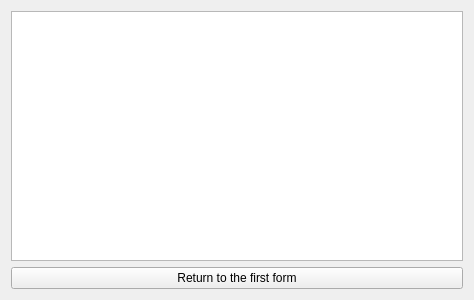
<?xml version="1.0" encoding="UTF-8"?>
<ui version="4.0">
 <class>Form</class>
 <widget class="QWidget" name="Form">
  <property name="geometry">
   <rect>
    <x>0</x>
    <y>0</y>
    <width>474</width>
    <height>300</height>
   </rect>
  </property>
  <property name="windowTitle">
   <string>Form</string>
  </property>
  <layout class="QGridLayout" name="gridLayout">
   <item row="1" column="1">
    <widget class="QPushButton" name="switch_button">
     <property name="text">
      <string>Return to the first form</string>
     </property>
    </widget>
   </item>
   <item row="0" column="1">
    <widget class="QTextEdit" name="textEdit"/>
   </item>
  </layout>
 </widget>
 <resources/>
 <connections/>
</ui>
